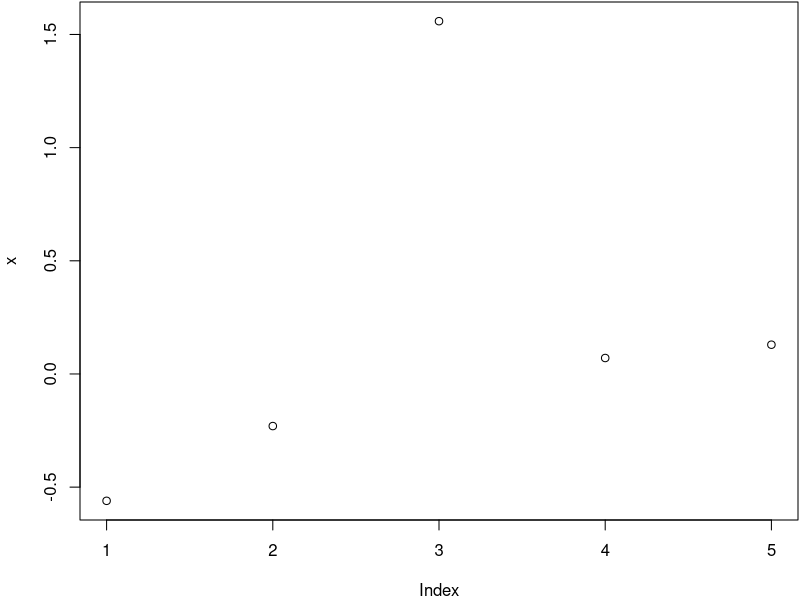

Generate this figure with R:
#' ---
#' title: "Crop Analysis Q3 2013"
#' author: "John Smith"
#' date: "May 3rd, 2014"
#' ---

#' This is a special R script which can be used to generate a report. You can
#' write normal text in roxygen comments.
#'
#' First we set up some options (you do not have to do this):

#+ setup, include=FALSE
knitr::opts_chunk$set(collapse = TRUE)

#' The report begins here.

#+ test-a, cache=FALSE
# boring examples as usual
set.seed(123)
x = rnorm(5)
mean(x)

#' You can use the special syntax {{code}} to embed inline expressions, e.g.
{{mean(x) + 2}}
#' is the mean of x plus 2.
#' The code itself may contain braces, but these are not checked.  Thus,
#' perfectly valid (though very strange) R code such as `{{2 + 3}} - {{4 - 5}}`
#' can lead to errors because `2 + 3}} - {{4 - 5` will be treated as inline code.
#'
#' Now we continue writing the report. We can draw plots as well.

#+ test-b, fig.width=5, fig.height=5
par(mar = c(4, 4, .1, .1)); plot(x)

#' Actually you do not have to write chunk options, in which case knitr will use
#' default options. For example, the code below has no options attached:

var(x)
quantile(x)

#' And you can also write two chunks successively like this:

#+ test-chisq5
sum(x^2) # chi-square distribution with df 5
#+ test-chisq4
sum((x - mean(x))^2) # df is 4 now

#' Done. Call spin('knitr-spin.R') to make silk from sow's ear now and knit a
#' lovely purse.

# /* you can write comments between /* and */ like C comments (the preceding #
# is optional)
Sys.sleep(60)
# */

# /* there is no inline comment; you have to write block comments */